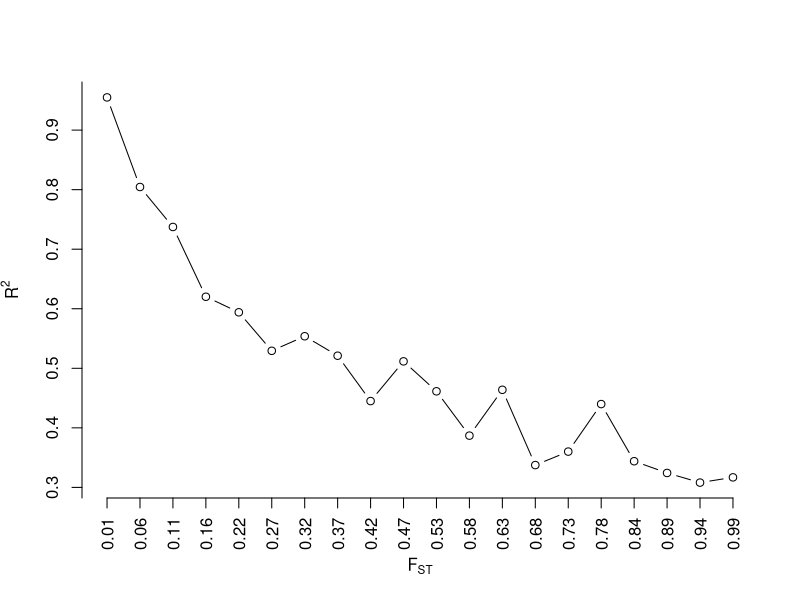
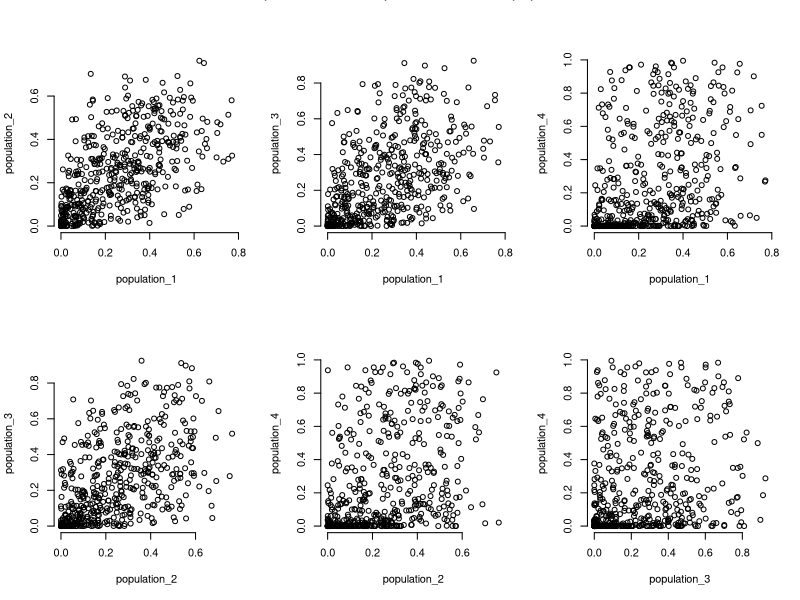
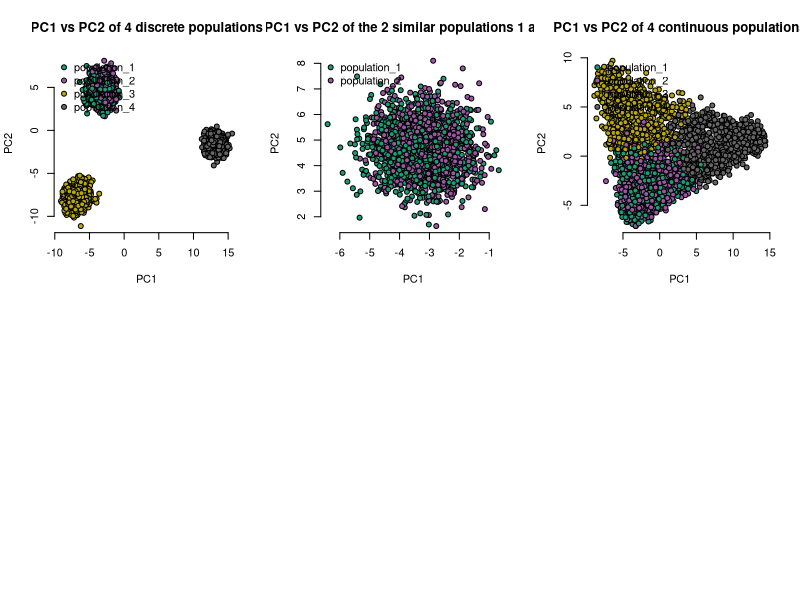

These charts were generated, in order, by the following R code:
## ---- chunk 1
library(gtools)
## ---- chunk 2
M <- 500 # number of alleles or SNPs
n_pops <- 4 # number of populations
N <- 1000 # 20 individuals in each n_pops
f_pop12 <- 0.09
f_pop3 <- 0.19 # a third, distant, unrelated population
f_pop4 <- 0.4 # a fourth population
## ---- chunk 3
ancestral_allele_freqs <- runif(M, 0.01, 0.5)
sh1 <- ((1-f_pop12)/f_pop12)*ancestral_allele_freqs
sh2 <- ((1-f_pop12)/(f_pop12))*(1-ancestral_allele_freqs)
pop1_allele_freqs <- rbeta(M, shape1 = sh1, shape2 = sh2)
pop2_allele_freqs <- rbeta(M, shape1 = sh1, shape2 = sh2)
pop3_allele_freqs <- rbeta(M, shape1 = ((1-f_pop3)/f_pop3)*ancestral_allele_freqs, shape2=((1-f_pop3)/(f_pop3))*(1-ancestral_allele_freqs))
pop4_allele_freqs <- rbeta(M, shape1 = ((1-f_pop4)/f_pop4)*ancestral_allele_freqs, shape2=((1-f_pop4)/(f_pop4))*(1-ancestral_allele_freqs))

all_allele_freqs <- list(pop1_allele_freqs, pop2_allele_freqs, pop3_allele_freqs, pop4_allele_freqs)
names(all_allele_freqs) <- paste0('population_', 1:4)
## ---- chunk 4
# generate many Fst values
fst_vector <- round(seq(0.01, 0.99, length.out=20), 2) # 20 fsts ranging from 0.01 to 0.99
per_fst <- lapply(fst_vector, function(each_fst){
  
  sh1 <- ((1-each_fst)/each_fst)*ancestral_allele_freqs
  sh2 <- ((1-each_fst)/(each_fst))*(1-ancestral_allele_freqs)
  temp_allele_frq <- rbeta(M, shape1 = sh1, shape2 = sh2)
  deviation <- cor(ancestral_allele_freqs, temp_allele_frq) #|> suppressWarnings()
  return(deviation)
})
## ---- chunk 5
cor_deviation <- per_fst |> unlist()

plot(cor_deviation, frame.plot=F, xaxt='n', yaxt='n', type='b', xlab = expression(F[ST]), ylab=expression(R^2))
axis(1, at=rep(1:length(cor_deviation), by=1), labels = fst_vector, las=2)
axis(2, at=seq(0, 1, 0.1))
## ---- chunk 6
layout(matrix(c(1,2,3,4,5,6), nrow = 2, ncol = 3, byrow = T))
names_pop <- names(all_allele_freqs)
for(i in 1:4){
    for(j in 1:4){
        if(i == j){ # we don't want to plot pop1 vs pop1 e.t.c.
            next
        } else if (i < j) {
            #cor_ <- round(cor(all_allele_freqs[[i]], all_allele_freqs[[j]]), 2)
            plot(all_allele_freqs[[i]], all_allele_freqs[[j]], xlab = names_pop[i], ylab = names_pop[j], frame.plot = F)
            #abline(a=0, b=cor_, col='red')
            #mtext(cor_)
        }
    }
}
mtext('Scatterplot of allele frequencies for each population', outer = T)
## ---- chunk 7
genotypes <- lapply(seq_along(all_allele_freqs), function(i){
    matrix(data=rbinom(n=N*M, size=2, prob = all_allele_freqs[[i]]), nrow = N, ncol = M, byrow = T)
})

genotypes <- do.call(rbind, genotypes)
shuffle <- sample(1:nrow(genotypes)) # I will shuffle the data
genotypes <- genotypes[shuffle, ]
pops <- rep(names(all_allele_freqs), each=N)
pops <- pops[shuffle] # shuffle pops too, since it tells me what populations the genotypes come from

cat('Here is what the genotypes look like\n')
genotypes[1:5, 1:5]

cat('And here is what the population designation looks like \n')
pops[1:5]
## ---- chunk 8
# first change the row names of the genotype data to reflect the populations
#rownames(genotypes) <- pops
# I need to make sure that there are some variations in the SNPS - if there aren't any, I should remove them
pca_genotypes <- genotypes[ , which(apply(genotypes, 2, var) != 0)]
# PCA
pca_dt <- prcomp(pca_genotypes, scale.=T, center=T)
pca_dt$x[1:5, 1:5]
## ---- chunk 9
# colors
mycolors <- colorRampPalette(RColorBrewer::brewer.pal(8, "Dark2"))(n_pops)
#mycolors <- c('red', 'orange', 'green', 'blue')
color_coding <- factor(pops, labels = mycolors)
plot(pca_dt$x[, 'PC1'], pca_dt$x[, 'PC2'], bg=as.character(color_coding), xlab = 'PC1', ylab = 'PC2', frame.plot = F, pch=21, main='PC1 vs PC2 of 4 discrete populations')
legend('topleft', legend=names_pop, pch=c(21, 21, 21, 21), pt.bg=mycolors, bty = 'n', xpd=NA)
## ---- chunk 10
pop_names <- c('population_1', 'population_2')
idx <- which(pops %in% pop_names)
pca_12 <- pca_dt$x[idx, ]
color_coding <- factor(pops[idx], labels = mycolors[1:2])
plot(pca_12[, 'PC1'], pca_12[, 'PC2'], bg=as.character(color_coding), xlab = 'PC1', ylab = 'PC2', frame.plot = F, pch=21, main='PC1 vs PC2 of the 2 similar populations 1 and 2')
legend('topleft', legend=pop_names, pch=c(21, 21), pt.bg=mycolors[1:2], bty = 'n', xpd=NA)
## ---- chunk 11
ss <- sapply(all_allele_freqs, sum)
population_grade <- ss/sum(ss)
#population_grade <- rand_vect_cont(4, 1)
population_grade
## ---- chunk 12
q_matrix <- gtools::rdirichlet(N * n_pops, alpha = population_grade) # I want to simulate, N individuals per population
## ---- chunk 13
# assuming one individual
id1 <- q_matrix[1, ]
q_counts <- floor(id1 * M) # number of loci shared
q_counts
## ---- chunk 14
remainder_ <- M - sum(q_counts)
q_counts[which.max(q_counts)] <- q_counts[which.max(q_counts)] + remainder_
q_counts
## ---- chunk 15
q_counts_fxn <- function(q_matrix, M){
    apply(q_matrix, 1, function(each_row){
        temp <- floor(each_row * M)
        remainder_ <- M - sum(temp)
        temp[which.max(temp)] <- temp[which.max(temp)] + remainder_
        temp
    }) |> t()
}

q_counts <- q_counts_fxn(q_matrix, M)
q_counts[1:5, ] # for the first 5 individuals
## ---- chunk 16
genotypes <- matrix(NA, nrow = N*n_pops, ncol = M) # remember, N individuals per population

for(q in 1:nrow(q_counts)){
    pop_down <- 1
    m_loci <- 1:M
    i_loci <- list() # this list contains the actual loci an individual has shared among the other populations
    while(pop_down <= ncol(q_counts)){
        # sample pop 1 loci
        pop_loci <- sample(m_loci, size=q_counts[q, pop_down], replace = F)
        if(length(pop_loci) == 0){
            m_loci <- m_loci[m_loci != 0]
            i_loci[[pop_down]] <- 0
        } else {
            m_loci <- m_loci[!m_loci %in% pop_loci]
            i_loci[[pop_down]] <- pop_loci
        }
        pop_down <- pop_down + 1
    }
    
    g_loci <- lapply(seq_along(i_loci), function(i){
        temp <- all_allele_freqs[[i]][i_loci[[i]]]
        rbinom(n = length(temp), size = 2, prob = temp)
    })

    gi <- vector(mode='numeric', length = M)
    for(i in 1:n_pops){
        gi[i_loci[[i]]] <- g_loci[[i]]
    }
    
    genotypes[q, ] <- gi
    
}
## ---- chunk 17
pop <- paste0('population_', apply(q_counts, 1, which.max))
# first change the row names of the genotype data to reflect the populations
rownames(genotypes) <- pop
# I need to make sure that there are some variations in the SNPS - if there aren't any, I should remove them
pca_genotypes <- genotypes[ , which(apply(genotypes, 2, var) != 0)]
# PCA
pca_dt <- prcomp(pca_genotypes, scale.=T, center=T)
pca_dt$x[1:5, 1:5]
## ---- chunk 18
mycolors <- colorRampPalette(RColorBrewer::brewer.pal(8, "Dark2"))(n_pops)
color_coding <- factor(rownames(pca_dt$x), labels = mycolors)
plot(pca_dt$x[, 'PC1'], pca_dt$x[, 'PC2'], bg=color_coding |> as.character(), xlab = 'PC1', ylab = 'PC2', frame.plot = F, pch=21, main='PC1 vs PC2 of 4 continuous populations')
legend('topleft', legend=names_pop, pch=c(21, 21, 21, 21), pt.bg=mycolors, bty = 'n', xpd = NA)
